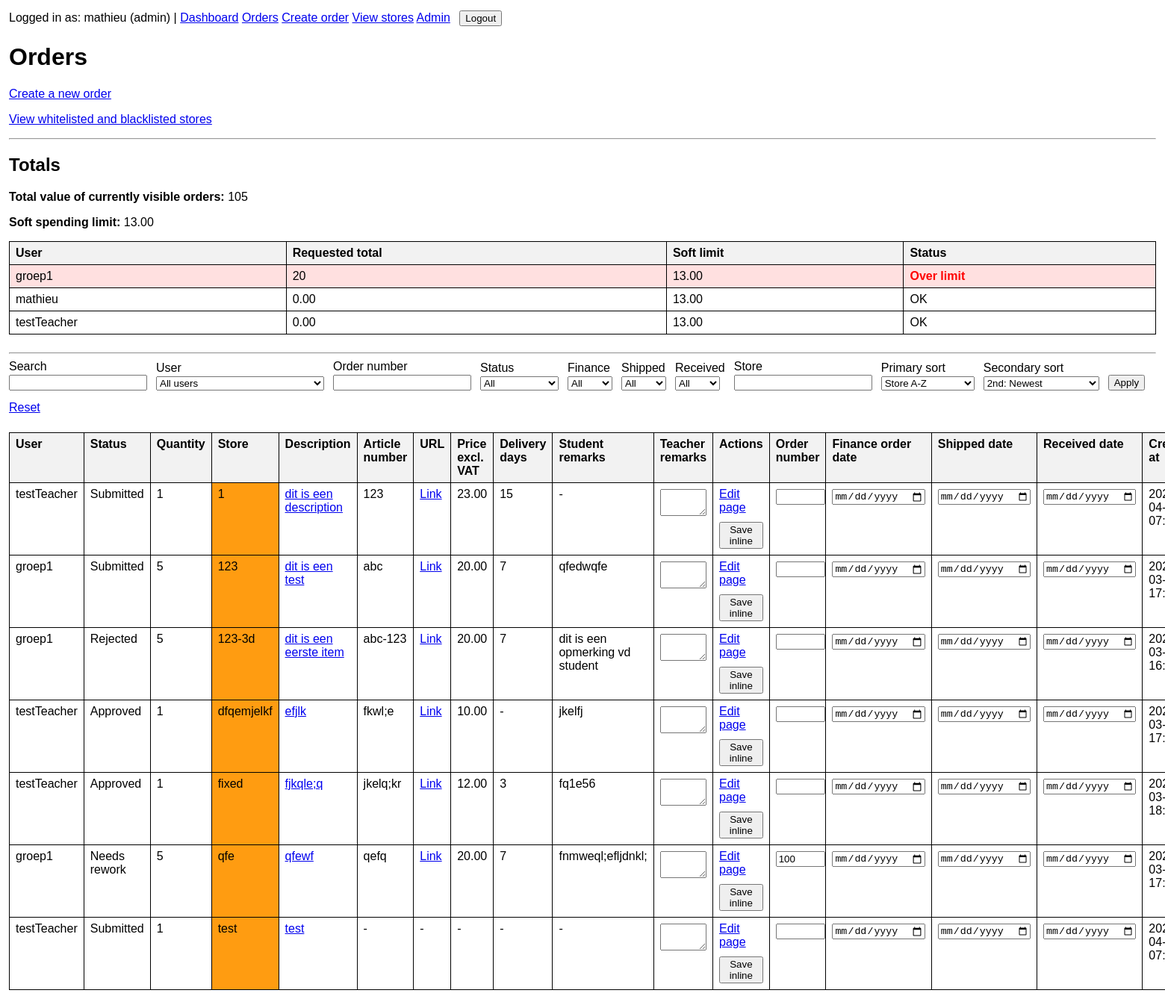
/orders/ (signed in), run on an earlier commit of the app's database.
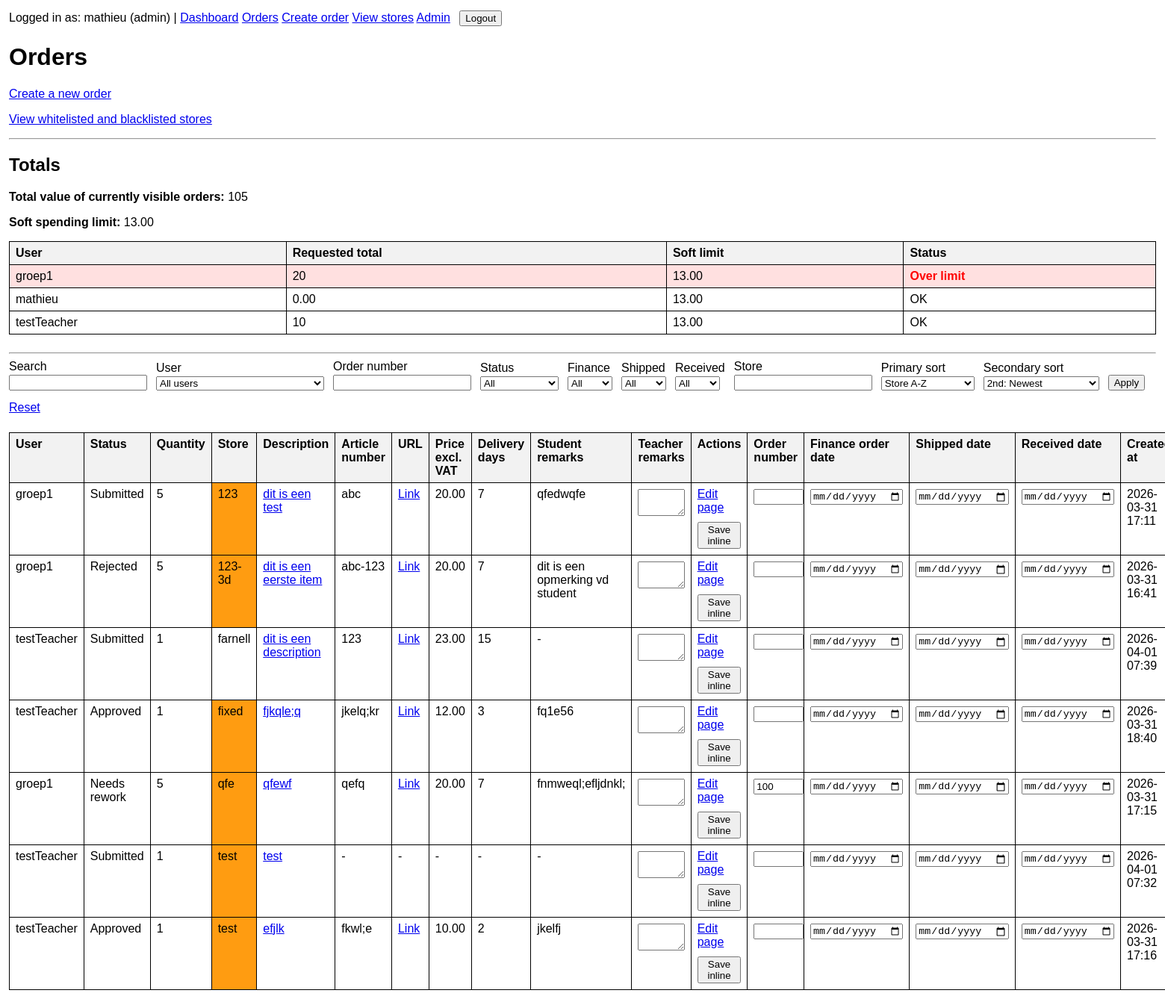
And on a later commit of the database.
### accounts/models.py (models this page shows, shortened)
class User(AbstractUser):
    ROLE_ADMIN = "admin"
    ROLE_TEACHER = "teacher"
    ROLE_STUDENT = "student"
    ROLE_CHOICES = [
        (ROLE_ADMIN, "Admin"),
        (ROLE_TEACHER, "Teacher"),
        (ROLE_STUDENT, "Student"),
    ]
    email = models.EmailField(unique=True)
    name = models.CharField(max_length=255)
    role = models.CharField(max_length=20, choices=ROLE_CHOICES, default=ROLE_STUDENT)
    USERNAME_FIELD = "email"
    REQUIRED_FIELDS = ["username", "name"]

### orders/models.py (models this page shows, shortened)
class AppSettings(models.Model):
    soft_spending_limit = models.DecimalField(
        max_digits=10,
        decimal_places=2,
        null=True,
        blank=True,
        help_text="Leave empty to disable the soft spending warning.",
    )
    @classmethod
    def get_solo(cls):
        obj, _ = cls.objects.get_or_create(pk=1)
        return obj

class Order(models.Model):
    ORDER_TYPE_STUDENT = "student_order"
    ORDER_TYPE_TEACHER = "teacher_order"
    ORDER_TYPE_CHOICES = [
        (ORDER_TYPE_STUDENT, "Student order"),
        (ORDER_TYPE_TEACHER, "Teacher order"),
    ]
    STATUS_DRAFT = "draft"
    STATUS_SUBMITTED = "submitted"
    STATUS_APPROVED = "approved"
    STATUS_REJECTED = "rejected"
    STATUS_REWORK = "rework"
    STATUS_CHOICES = [
        (STATUS_DRAFT, "Draft"),
        (STATUS_SUBMITTED, "Submitted"),
        (STATUS_APPROVED, "Approved"),
        (STATUS_REJECTED, "Rejected"),
        (STATUS_REWORK, "Needs rework"),
    ]
    user = models.ForeignKey(
        settings.AUTH_USER_MODEL,
        on_delete=models.CASCADE,
        related_name="orders",
    )
    order_type = models.CharField(max_length=20, choices=ORDER_TYPE_CHOICES)
    store = models.CharField(max_length=255)
    article_number = models.CharField(max_length=100, blank=True)
    ordernumber = models.CharField(
        max_length=100,
        blank=True,
        db_index=True,
        help_text="ERP order number",
    )
    quantity = models.PositiveIntegerField(default=1)
    status = models.CharField(max_length=20, choices=STATUS_CHOICES, default=STATUS_DRAFT)
    decision_reason = models.TextField(blank=True)
    created_at = models.DateTimeField(auto_now_add=True)
    short_description = models.CharField(max_length=255)
    url = models.URLField(blank=True)
    total_price_excl_vat = models.DecimalField(max_digits=10, decimal_places=2, null=True, blank=True)
    delivery_time_days = models.PositiveIntegerField(null=True, blank=True)
    purchase_request_number = models.CharField(max_length=100, blank=True)
    finance_order_date = models.DateField(null=True, blank=True)
    shipped_date = models.DateField(null=True, blank=True)
    received_date = models.DateField(null=True, blank=True)
    student_remarks = models.TextField(blank=True)
    teacher_remarks = models.TextField(blank=True)
    decided_by = models.ForeignKey(
        settings.AUTH_USER_MODEL,
        on_delete=models.SET_NULL,
        null=True,
        blank=True,
        related_name="decided_orders",
    )
    decided_at = models.DateTimeField(null=True, blank=True)
    class Meta:
        ordering = ["-created_at"]

### orders/views.py (the view, shortened to what this page needs)
# urls.py: path("orders/", order_list, name="order_list"),
@login_required
def order_list(request):
    orders = get_visible_orders_for_user(request.user)
    search = request.GET.get("search", "").strip()
    status_filter = request.GET.get("status", "").strip()
    store_filter = request.GET.get("store", "").strip()
    ordernumber_filter = request.GET.get("ordernumber", "").strip()
    user_filter = request.GET.get("user_id", "").strip()
    finance_order_date_filter = request.GET.get("finance_order_date_filter", "").strip()
    shipped_date_filter = request.GET.get("shipped_date_filter", "").strip()
    received_date_filter = request.GET.get("received_date_filter", "").strip()
    primary_sort = request.GET.get("primary_sort", "store").strip()
    secondary_sort = request.GET.get("secondary_sort", "-created_at").strip()
    if status_filter:
        orders = orders.filter(status=status_filter)
    if store_filter:
        orders = orders.filter(store__icontains=store_filter)
    if ordernumber_filter:
        orders = orders.filter(ordernumber=ordernumber_filter)
    if user_filter:
        orders = orders.filter(user_id=user_filter)
    if finance_order_date_filter == "empty":
        orders = orders.filter(finance_order_date__isnull=True)
    elif finance_order_date_filter == "filled":
        orders = orders.filter(finance_order_date__isnull=False)
    if shipped_date_filter == "empty":
        orders = orders.filter(shipped_date__isnull=True)
    elif shipped_date_filter == "filled":
        orders = orders.filter(shipped_date__isnull=False)
    if received_date_filter == "empty":
        orders = orders.filter(received_date__isnull=True)
    elif received_date_filter == "filled":
        orders = orders.filter(received_date__isnull=False)
    allowed_sort_fields = {
        "created_at": "created_at",
        "-created_at": "-created_at",
        "status": "status",
        "-status": "-status",
        "store": "store",
        "-store": "-store",
        "ordernumber": "ordernumber",
        "-ordernumber": "-ordernumber",
        "quantity": "quantity",
        "-quantity": "-quantity",
        "total_price_excl_vat": "total_price_excl_vat",
        "-total_price_excl_vat": "-total_price_excl_vat",
        "finance_order_date": "finance_order_date",
        "-finance_order_date": "-finance_order_date",
        "shipped_date": "shipped_date",
        "-shipped_date": "-shipped_date",
        "received_date": "received_date",
        "-received_date": "-received_date",
        "user__name": "user__name",
        "-user__name": "-user__name",
    }
    primary_sort_value = allowed_sort_fields.get(primary_sort, "store")
    secondary_sort_value = allowed_sort_fields.get(secondary_sort, "-created_at")
    if primary_sort_value == secondary_sort_value:
        orders = orders.order_by(primary_sort_value)
    else:
        orders = orders.order_by(primary_sort_value, secondary_sort_value)
    settings_obj = AppSettings.get_solo()
    filterable_users = get_filterable_users_for_user(request.user)
    visible_total = orders.aggregate(total=Sum("total_price_excl_vat"))["total"] or Decimal("0.00")
    totals_by_user_id = {
        row["user_id"]: (row["total"] or Decimal("0.00"))
        for row in orders.values("user_id").annotate(total=Sum("total_price_excl_vat"))
    }
    spending_rows = []
    for visible_user in filterable_users:
        requested_total = totals_by_user_id.get(visible_user.id, Decimal("0.00"))
        is_over_limit = (
            settings_obj.soft_spending_limit is not None
            and requested_total > settings_obj.soft_spending_limit
        )
        spending_rows.append(
            {
                "user": visible_user,
                "requested_total": requested_total,
                "is_over_limit": is_over_limit,
            }
        )
    orders = list(orders)
    for order in orders:
        order.can_edit = user_can_edit_order(request.user, order)
        order.can_decide = user_can_decide_order(request.user, order)
        order.can_inline_admin_edit = request.user.role == User.ROLE_ADMIN
        order.store_rule_status = get_store_rule_status(order.store)
    context = {
        "orders": orders,
        "search": search,
        "status_filter": status_filter,
        "store_filter": store_filter,
        "ordernumber_filter": ordernumber_filter,
        "user_filter": user_filter,
        "finance_order_date_filter": finance_order_date_filter,
        "shipped_date_filter": shipped_date_filter,
        "received_date_filter": received_date_filter,
        "primary_sort": primary_sort,
        "secondary_sort": secondary_sort,
        "status_choices": Order.STATUS_CHOICES,
        "user_choices": filterable_users,
        "visible_total": visible_total,
        "soft_spending_limit": settings_obj.soft_spending_limit,
        "spending_rows": spending_rows,
    }
    return render(request, "orders/order_list.html", context)

### orders/models.py (called while the page is built)
    @classmethod
    def get_list_type_for_store(cls, store_name):
        normalized_name = (store_name or "").strip()
        if not normalized_name:
            return None
        rule = cls.objects.filter(store_name__iexact=normalized_name).first()
        if not rule:
            return None
        return rule.list_type

### orders/views.py (called while the page is built, shortened)
def get_filterable_users_for_user(user):
    if user.role == User.ROLE_ADMIN:
        return User.objects.all().order_by("name")

def get_visible_orders_for_user(user):
    base_qs = Order.objects.select_related("user", "decided_by")
    if user.role == User.ROLE_ADMIN:
        return base_qs.all()

def user_can_edit_order(user, order):
    if user.role == User.ROLE_ADMIN:
        return True
    if order.user_id != user.id:
        return False
    if order.status in [Order.STATUS_APPROVED, Order.STATUS_REJECTED]:
        return False
    return True

def user_can_decide_order(user, order):
    if user.role == User.ROLE_ADMIN:
        return True

def get_store_rule_status(store_name):
    return StoreRule.get_list_type_for_store(store_name) or "unlisted"

### templates/orders/order_list.html (shortened to what the changed rows need)
{% extends "base.html" %}
{% block content %}
<h1>Orders</h1>
<p>
    <a href="{% url 'orders:order_create' %}">Create a new order</a>
</p>
<p>
    <a href="{% url 'orders:store_overview' %}">View whitelisted and blacklisted stores</a>
</p>
<hr>
<h2>Totals</h2>
<div style="margin-bottom: 1rem;">
    <p>
        <strong>Total value of currently visible orders:</strong>
        {{ visible_total|default:"0.00" }}
    </p>
    <p>
        <strong>Soft spending limit:</strong>
        {% if soft_spending_limit %}
            {{ soft_spending_limit }}
        {% else %}
            Not set
        {% endif %}
    </p>
</div>
<table border="1" cellpadding="6" cellspacing="0" style="margin-bottom: 1.5rem; width: 100%; border-collapse: collapse;">
    <thead>
        <tr>
            <th>User</th>
            <th>Requested total</th>
            <th>Soft limit</th>
            <th>Status</th>
        </tr>
    </thead>
    <tbody>
        {% for row in spending_rows %}
            <tr {% if row.is_over_limit %}style="background-color: #ffe0e0;"{% endif %}>
                <td>{{ row.user.name }}</td>
                <td>{{ row.requested_total }}</td>
                <td>
                    {% if soft_spending_limit %}
                        {{ soft_spending_limit }}
                    {% else %}
                        -
                    {% endif %}
                </td>
                <td>
                    {% if row.is_over_limit %}
                        <strong style="color: red;">Over limit</strong>
                    {% else %}
                        OK
                    {% endif %}
                </td>
            </tr>
        {% empty %}
            <tr>
                <td colspan="4">No totals available.</td>
            </tr>
        {% endfor %}
    </tbody>
</table>
<hr>
<form method="get" style="margin-bottom: 1.5rem;">
    <div style="display: flex; flex-wrap: wrap; gap: 0.75rem; align-items: end;">
    </div>
</form>
<table border="1" cellpadding="6" cellspacing="0" style="width: 100%; border-collapse: collapse;">
    <thead>
        <tr>
            <th>User</th>
            <th>Status</th>
            <th>Quantity</th>
            <th>Store</th>
            <th>Description</th>
            <th>Article number</th>
            <th>URL</th>
            <th>Price excl. VAT</th>
            <th>Delivery days</th>
            <th>Student remarks</th>
            <th>Teacher remarks</th>
            <th>Actions</th>
            <th>Order number</th>
            <th>Finance order date</th>
            <th>Shipped date</th>
            <th>Received date</th>
            <th>Created at</th>
        </tr>
    </thead>
    <tbody>
        {% for order in orders %}
            <tr>
                <td>{{ order.user.name }}</td>
                <td>{{ order.get_status_display }}</td>
                <td>{{ order.quantity }}</td>
                <td class="{% if order.store_rule_status == 'unlisted' %}store-unlisted-warning{% endif %}">
                    {{ order.store }}
                </td>
                <td>
                    {% if request.user.role == 'admin' %}
                        <a href="{% url 'orders:order_edit' order.id %}">
                            {{ order.short_description }}
                        </a>
                    {% else %}
                        <a href="{% url 'orders:order_detail' order.id %}">
                            {{ order.short_description }}
                        </a>
                    {% endif %}
                </td>
                <td>{{ order.article_number|default:"-" }}</td>
                <td>
                    {% if order.url %}
                        <a href="{{ order.url }}" target="_blank" rel="noopener noreferrer">Link</a>
                    {% else %}
                        -
                    {% endif %}
                </td>
                <td>{{ order.total_price_excl_vat|default:"-" }}</td>
                <td>{{ order.delivery_time_days|default:"-" }}</td>
                <td>{{ order.student_remarks|default:"-" }}</td>
                {% if order.can_inline_admin_edit %}
                    <form method="post">
                        <td>
                            <textarea name="teacher_remarks" rows="2" style="width: 100%;">{{ order.teacher_remarks }}</textarea>
                        </td>
                        <td>
                            {% if order.can_decide %}
                                <div style="margin-bottom: 0.5rem;">
                                    <a href="{% url 'orders:order_edit' order.id %}">Edit page</a>
                                </div>
                            {% endif %}
                            <button type="submit">Save inline</button>
                        </td>
                        <td>
                            <input type="text" name="ordernumber" value="{{ order.ordernumber }}" style="width: 100%;">
                        </td>
                        <td>
                            <input type="date" name="finance_order_date" value="{% if order.finance_order_date %}{{ order.finance_order_date|date:'Y-m-d' }}{% endif %}">
                        </td>
                        <td>
                            <input type="date" name="shipped_date" value="{% if order.shipped_date %}{{ order.shipped_date|date:'Y-m-d' }}{% endif %}">
                        </td>
                        <td>
                            <input type="date" name="received_date" value="{% if order.received_date %}{{ order.received_date|date:'Y-m-d' }}{% endif %}">
                        </td>
                        <td>{{ order.created_at|date:"Y-m-d H:i" }}</td>
                    </form>
                {% endif %}
            </tr>
        {% empty %}
            <tr>
                <td colspan="17">No orders found.</td>
            </tr>
        {% endfor %}
    </tbody>
</table>
{% endblock %}

### templates/base.html (shortened to what this page needs)
<!DOCTYPE html>
<html lang="en">
<head>
</head>
<body>
    <div class="top-nav">
        {% if user.is_authenticated %}
            Logged in as: {{ user.name }} ({{ user.role }})
            |
            <a href="{% url 'orders:dashboard' %}">Dashboard</a>
            <a href="{% url 'orders:order_list' %}">Orders</a>
            <a href="{% url 'orders:order_create' %}">Create order</a>
            <a href="{% url 'orders:store_overview' %}">View stores</a>
            <a href="/admin/">Admin</a>
            <form method="post" action="{% url 'logout' %}">
                <button type="submit">Logout</button>
            </form>
        {% else %}
            <a href="{% url 'login' %}">Login</a>
        {% endif %}
    </div>
    {% block content %}{% endblock %}
</body>
</html>

What changed in the data, as far as the page shows it:
computed for User "testTeacher": requested_total "0.00" → "10"
changed Order "dit is een description": store "1" → "farnell"; moves down the list
changed Order "efjlk": store "dfqemjelkf" → "test"; delivery_time_days "-" → "2"; moves down the list
